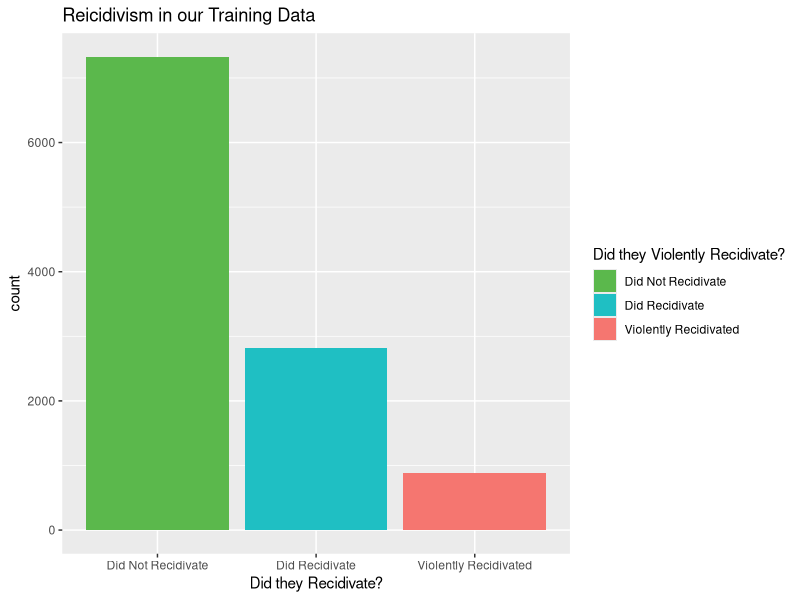
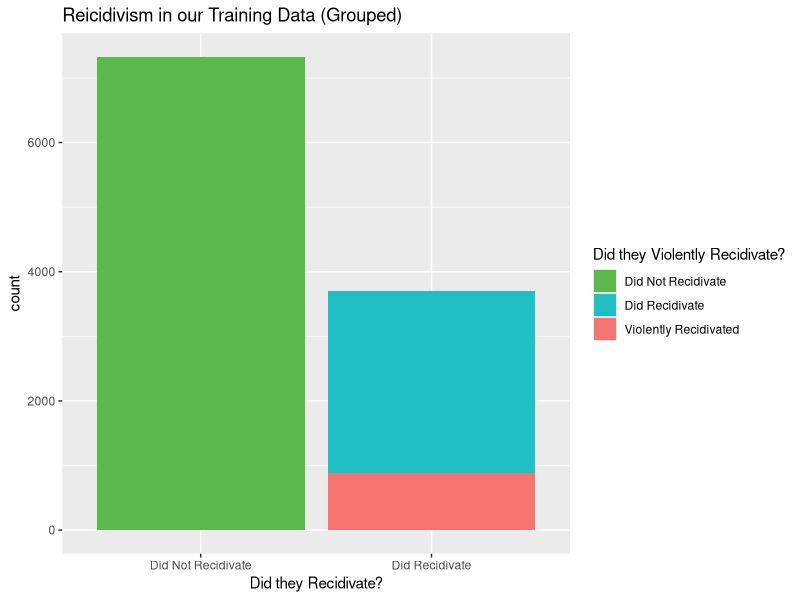
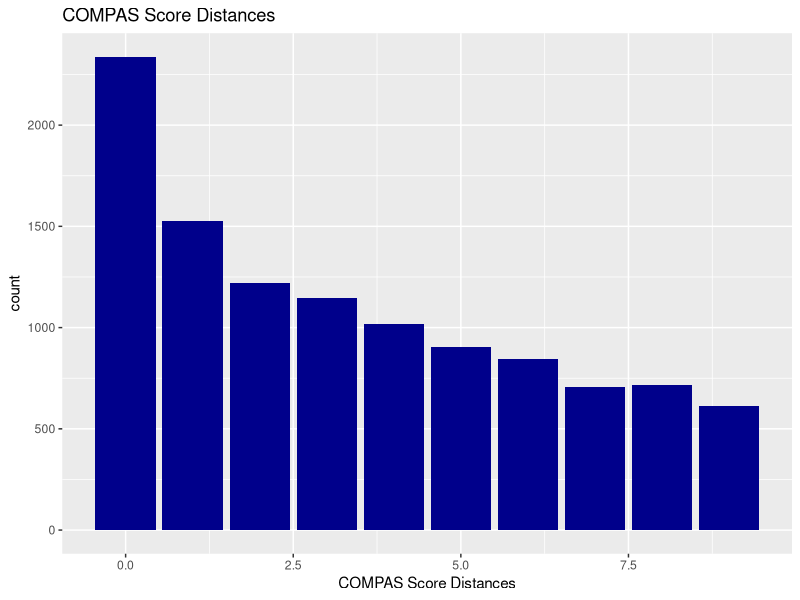
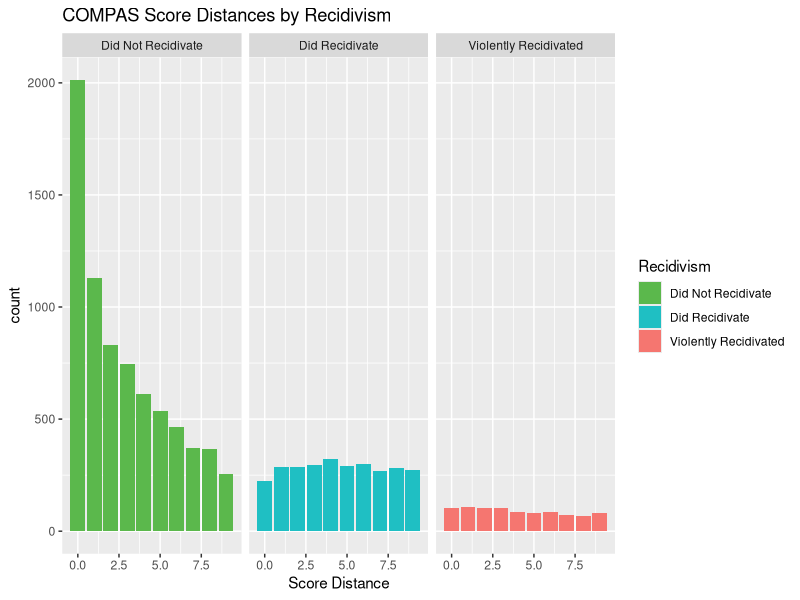
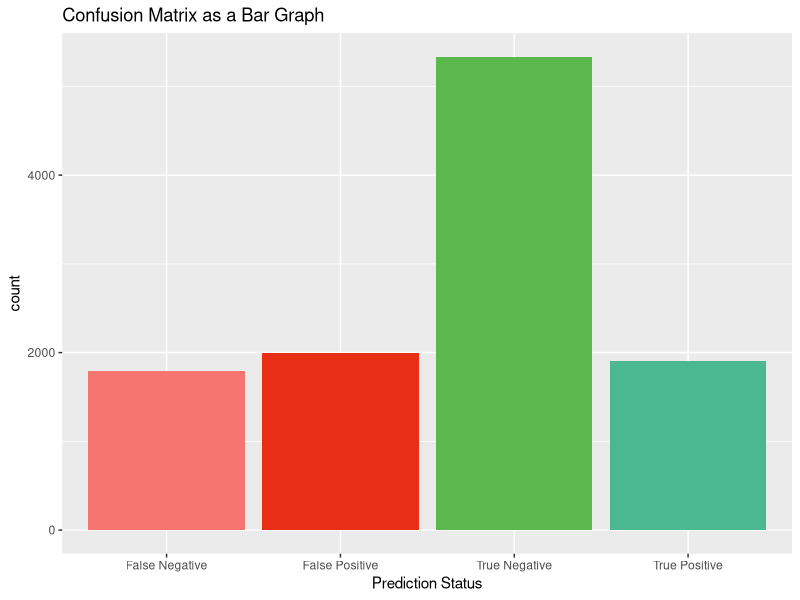
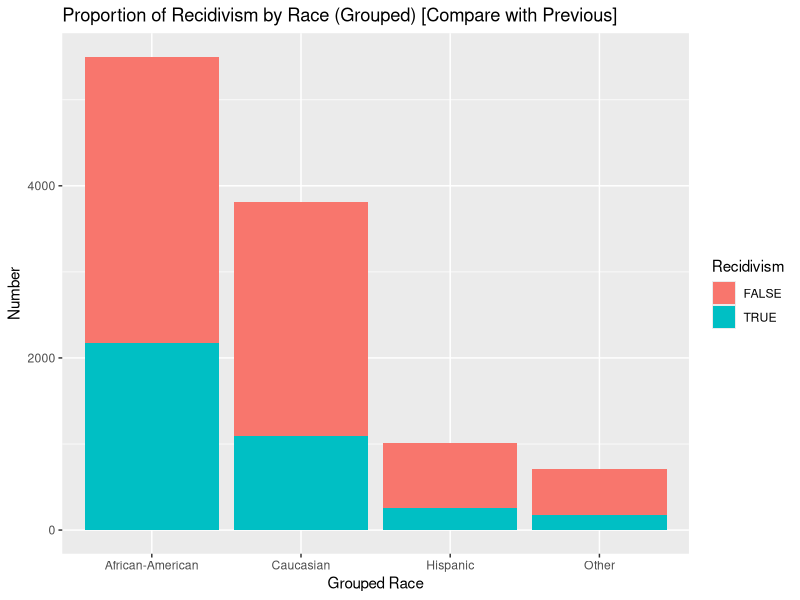
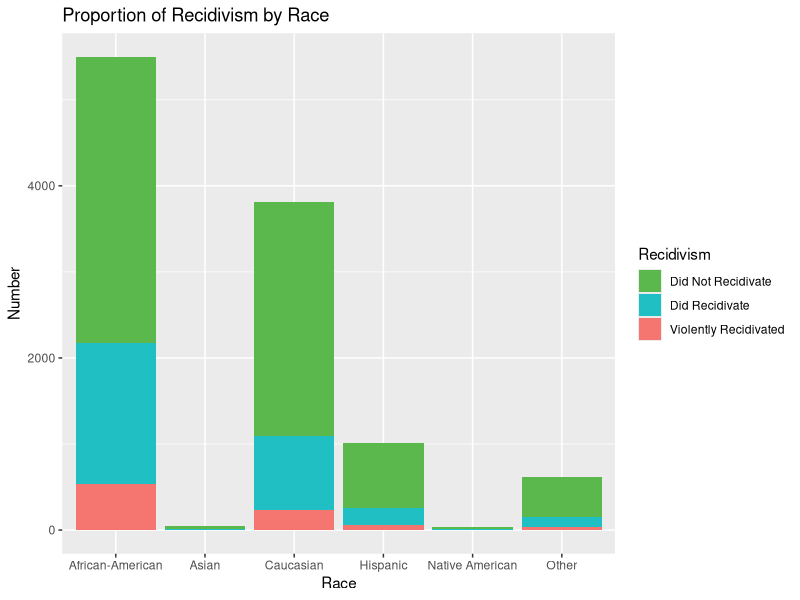
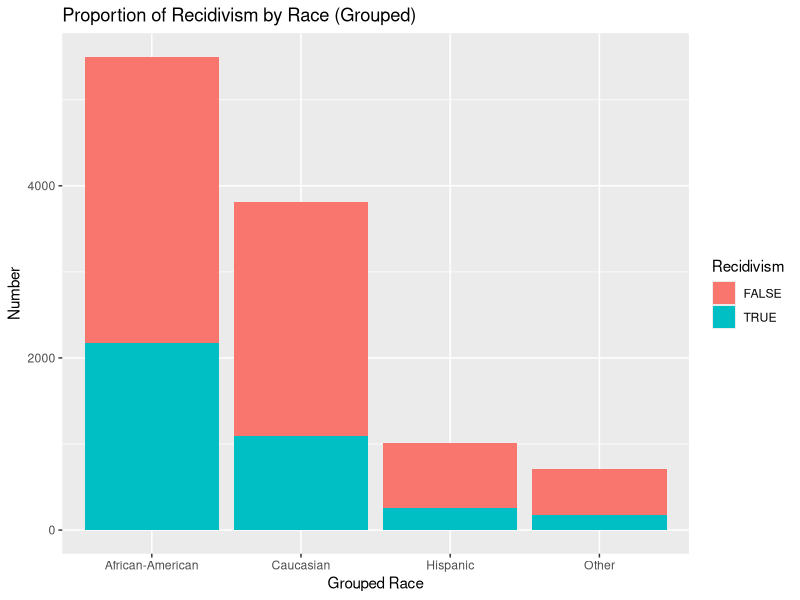

The R source for these figures, in order:
## ---- chunk 1
knitr::opts_chunk$set(collapse=TRUE, prompt=TRUE,comment=NULL,message=FALSE, include=TRUE, fig.height = 4, fig.width = 8)
## ---- chunk 2
library(tidyverse)
## ---- chunk 3
# here we load in the COMPAS data set
# R's automatic loading feature gets the type of some of the data wrong, so those must be set manually 
COMPAS <- read_csv("../CleanedFeaturesData.csv", 
                   col_type = cols(person_id = col_integer(),
                                   age = col_integer(),
                                   juv_fel_count = col_integer(),
                                   juv_misd_count = col_integer(),
                                   juv_other_count = col_integer(),
                                   decile_score = col_integer(),
                                   priors_count = col_integer(),
                                   num_r_cases = col_integer(),
                                   num_vr_cases = col_integer(),
                                   is_recid = col_logical(),
                                   is_violent_recid = col_logical()))

# much of the data in CleanedFeaturesData.csv is not needed, so for the sake of speed
#    we use fewer features of the data
simple_COMPAS <- COMPAS %>% 
  select(person_id, age, race, decile_score, is_recid, is_violent_recid) %>% # get only these columns
  mutate(recidDist = ifelse(is_recid, 10-decile_score, decile_score-1),
         predict5 = ifelse(decile_score > 5, TRUE, FALSE)) %>%  # add a prediction column that predicts recidivism if the score exceeds 5
  filter(recidDist >= 0) %>% # remove all people who have an impossible distance
  mutate(recid = ifelse(is_recid, "Did Recidivate", "Did Not Recidivate"),
         predict5Corr = ifelse(predict5 == is_recid, "Correct", "Incorrect")) # add some strings to the data for ease of display


# read in the Decision tree data for recidivism
DT <- read_csv("DTPredictions.csv",
               col_type = cols(prediction = col_logical(), truth = col_logical())) %>%
      mutate(correct = ifelse(prediction == truth, "Correct", "Incorrect"),
             truthChar = ifelse(truth, "Did Recidivate", "Did Not Recidivate"))

# read in the Decision tree data for violent recidivism
DT_Violent <- read_csv("DTViolentPredictions.csv",
               col_type = cols(prediction = col_logical(), truth = col_logical())) %>% # get the data types right
      mutate(correct = ifelse(prediction == truth, "Correct", "Incorrect"),
             truthChar = ifelse(truth, "Did Violently Recidivate", "Did Not Violently Recidivate")) # again, some strings for ease of display


green <- "#5BB84C"
green2 <- "#4CB88F"
blue <- "#1FBFC3" 
red <- "#F57670"
redAlarm <- "#E82F16"
## ---- chunk 4

simple_COMPAS <- simple_COMPAS %>%
  mutate(pred5Status = ifelse(predict5, 
                              ifelse(is_recid, "True Positive", "False Positive"), 
                              ifelse(is_recid, "False Negative", "True Negative"))) %>% # get the TP, NP, etc.
  mutate(recidStatus = ifelse(is_recid, ifelse(is_violent_recid, "Violently Recidivated", "Did Recidivate"), "Did Not Recidivate")) 

# TODO: try pie chart (maybe just of those who recidivism)
ggplot(simple_COMPAS, aes(x = recidStatus, fill=recidStatus)) + 
  geom_bar() + 
  labs(title = "Reicidivism in our Training Data", x="Did they Recidivate?", fill="Did they Violently Recidivate?") + 
  scale_fill_manual(values = c(green, blue, red))


ggplot(simple_COMPAS, aes(x = recid, fill=recidStatus)) + 
  geom_bar() + 
  labs(title = "Reicidivism in our Training Data (Grouped)", x="Did they Recidivate?", fill="Did they Violently Recidivate?") + 
  scale_fill_manual(values = c(green, blue, red))

ggplot(simple_COMPAS) + 
  geom_bar(mapping = aes(x = recidDist), fill="darkBlue") + 
  labs(title="COMPAS Score Distances", x="COMPAS Score Distances")
  
  
ggplot(simple_COMPAS, aes(x = recidDist, fill=recidStatus)) + geom_bar() +
  facet_wrap(~recidStatus) + 
  labs(title="COMPAS Score Distances by Recidivism", x = "Score Distance", fill = "Recidivism") + 
  scale_fill_manual(values = c(green, blue, red))

# TODO: check that these are good colors
ggplot(simple_COMPAS, aes(x = pred5Status, fill=pred5Status)) +
  geom_bar() + 
  theme(legend.position = "none") + 
  labs(title = "Confusion Matrix as a Bar Graph", x="Prediction Status") + 
  scale_fill_manual(values = c(red, redAlarm, green, green2))
## ---- chunk 5


simple_COMPAS <- simple_COMPAS %>%
  mutate(race2 = ifelse(race %in% c("Asian", "Native American"), "Other", race))

ggplot(simple_COMPAS, aes(x=race2, fill=is_recid)) + 
  geom_bar() + 
  labs(title = "Proportion of Recidivism by Race (Grouped) [Compare with Previous]", x="Grouped Race", y="Number", fill="Recidivism")

ggplot(simple_COMPAS, aes(x=race, fill=recidStatus)) + 
  geom_bar() + 
  labs(title = "Proportion of Recidivism by Race", x="Race", y="Number", fill="Recidivism") + 
  scale_fill_manual(values = c(green, blue, red)) 

ggplot(simple_COMPAS, aes(x=race2, fill=is_recid)) + 
  geom_bar() + 
  labs(title = "Proportion of Recidivism by Race (Grouped)", x="Grouped Race", y="Number", fill="Recidivism")

ggplot(simple_COMPAS, aes(x=race2, fill=recidStatus)) + 
  geom_bar() + 
  labs(title = "Proportion of Recidivism by Race (Grouped) [Compare with Previous]", x="Grouped Race", y="Number", fill="Recidivism") + 
  scale_fill_manual(values = c(green, blue, red)) 

ggplot(simple_COMPAS, aes(x=race2, y=decile_score, color = race2)) + 
  geom_boxplot() + 
  labs(title = "COMPAS Decile Score by Race", y="Decile Score", x="Race (Grouped)", color="Race") + 
  stat_summary(fun.y = mean, geom="point", shape = 22)

ggplot(simple_COMPAS, aes(x=race2, color=race2, y=recidDist)) + 
  geom_boxplot() + 
  labs(title="COMPAS Score Distance by Race", y="Distance", x="Race (Grouped)") + 
  stat_summary(fun.y = mean, geom="point", shape = 22)

simple_COMPAS %>%
  ggplot(mapping = aes(x=race, y=recidDist, color=recid)) + 
    geom_boxplot() + 
    labs(title="Compas Score Distance by Race and Recidivism", y="Distance", x="Race (Grouped)")
## ---- chunk 6
by_age <- simple_COMPAS %>% 
  group_by(age) %>%
  summarise(numRecid=sum(is_recid), numViolent=sum(is_violent_recid), n=n()) %>%
  gather(2:4, key = metric, value = n)

ggplot(by_age, aes(x = age, y = n, color = metric)) + 
  geom_path() + 
  labs(title = "Number of People by Age", x = "Age", y="Count")


ggplot(simple_COMPAS, aes(x=age, y=recidDist)) + 
  geom_smooth() +
  labs(title = "COMPAS Score Distance by Age", y = "COMPAS Score Distance")

ggplot(simple_COMPAS, aes(x=age, y=recidDist, color=recidStatus)) + 
  geom_smooth() +
  labs(title = "COMPAS Score Distance by Age and Recidivism", y = "COMPAS Score Distance") + 
  scale_color_manual(values = c(green, blue, red)) 

## ---- chunk 7


simple_COMPAS %>%
  mutate(recid = ifelse(is_recid, "Did Recidivate", "Did Not Recidivate"),
         predict5Corr = ifelse(predict5 == is_recid, "Correct", "Incorrect")) %>%
  ggplot( aes(x=recid, fill=predict5Corr)) + 
    geom_bar() + 
    scale_fill_manual(values = c("#1FBFC3", "#F57670")) + 
    labs(title="COMPAS Confusion Matrix as a Bar Graph", fill="COMPAS Prediction")

ggplot(DT, aes(x = truthChar, fill=correct)) + 
  geom_bar() +
  labs(title = "Decision Tree Confusion Matrix as Bar Graph", fill="DT Prediction") + 
  scale_fill_manual(values = c("#1FBFC3", "#F57670")) 
  
ggplot(DT_Violent, aes(x = truthChar, fill=correct)) + 
  geom_bar() +
  labs(title = "Decision Tree Confusion Matrix for Violent Recidivism as a Bar Graph", fill="DT Prediction", x = "Ground Truth") + 
  scale_fill_manual(values = c("#1FBFC3", "#F57670"))
  

